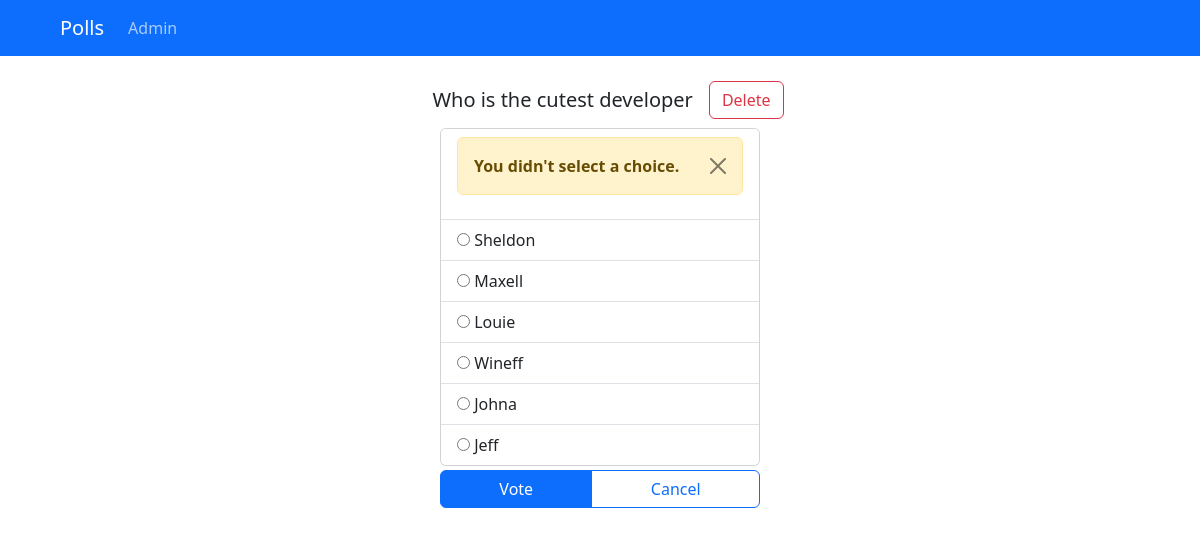
The page /polls/16/vote/ on the database its author committed.
### polls/models.py (models this page shows, shortened)
class Question(models.Model):
    set = models.ForeignKey(Set, on_delete=models.CASCADE)
    question_text = models.CharField(max_length=200)
    pub_date = models.DateTimeField("date published")
    votes_num = models.IntegerField(default=0)

class Choice(models.Model):
    question = models.ForeignKey(Question, on_delete=models.CASCADE)
    choice_text = models.CharField(max_length=200)
    votes = models.IntegerField(default=0)

### polls/views.py (the view)
# urls.py: path("<int:question_id>/vote/", views.vote, name="vote"),
def vote(request, question_id):
    question = get_object_or_404(Question, pk=question_id)
    try:
        selected_choice = question.choice_set.get(pk=request.POST["choice"])
    except (KeyError, Choice.DoesNotExist):
        return render(request, "polls/detail.html", {"question": question, "error_message": "You didn't select a choice."})
    else:
        question.votes_num += 1
        selected_choice.votes += 1
        selected_choice.save()
        question.save()
        return HttpResponseRedirect(reverse("polls:results", args=(question.id,)))

### polls/templates/polls/detail.html (shortened to what this page needs)
{% include "./partials/head.html" %}
  <body>
    {% include "./partials/navbar.html" %}
    <main class="container">
      <div class="d-flex flex-column justify-content-start align-items-center" style="height: 80vh;">
        <div class="d-flex align-items-center">
          <h5 class="m-3">{{question.question_text}}</h5>
            <form action="{% url 'polls:deletequestion' %}" method="post">
              <fieldset>
                  <button type="submit" class="btn btn-outline-danger">Delete</button>
              </fieldset>
            </form>
        </div>
        <form action="{% url 'polls:vote' question.id %}" method="post">
          <fieldset class="d-flex justify-content-center">
          <div class="card" style="width: 20rem;">
            <ul class="list-group list-group-flush">
              {% if error_message %}
              <li class="list-group-item">
                <div class="alert alert-warning alert-dismissible fade show" role="alert">
                  <strong>{{ error_message }}</strong>
                  <button type="button" class="btn-close" data-bs-dismiss="alert" aria-label="Close"></button>
                </div>
              </li>
              {% endif %}
              {% for choice in question.choice_set.all %}
              <li class="list-group-item">
                <input
                  type="radio"
                  name="choice"
                  id="choice{{ forloop.counter }}"
                  value="{{ choice.id }}"
                />
                <label for="choice{{ forloop.counter }}">{{ choice.choice_text }}</label
                  >
              </li>
              {% endfor %}
            </fieldset>
              <div class="m-1 d-flex justify-content-center">
                <div class="btn-group" style="width: 20rem">
                  <input type="submit" class="btn btn-primary" value="Vote" />
                <a href="/polls" class="btn btn-outline-primary">Cancel</a>
                </div>
              </div>
          </div>
  </body>
</html>

### rows shown on the page
Question: question_text "Who is the cutest developer"
Choice: choice_text "Sheldon"
Choice: choice_text "Maxell"
Choice: choice_text "Louie"
Choice: choice_text "Wineff"
Choice: choice_text "Johna"
Choice: choice_text "Jeff"

### other values the page prints
{{ error_message }} "You didn't select a choice."
